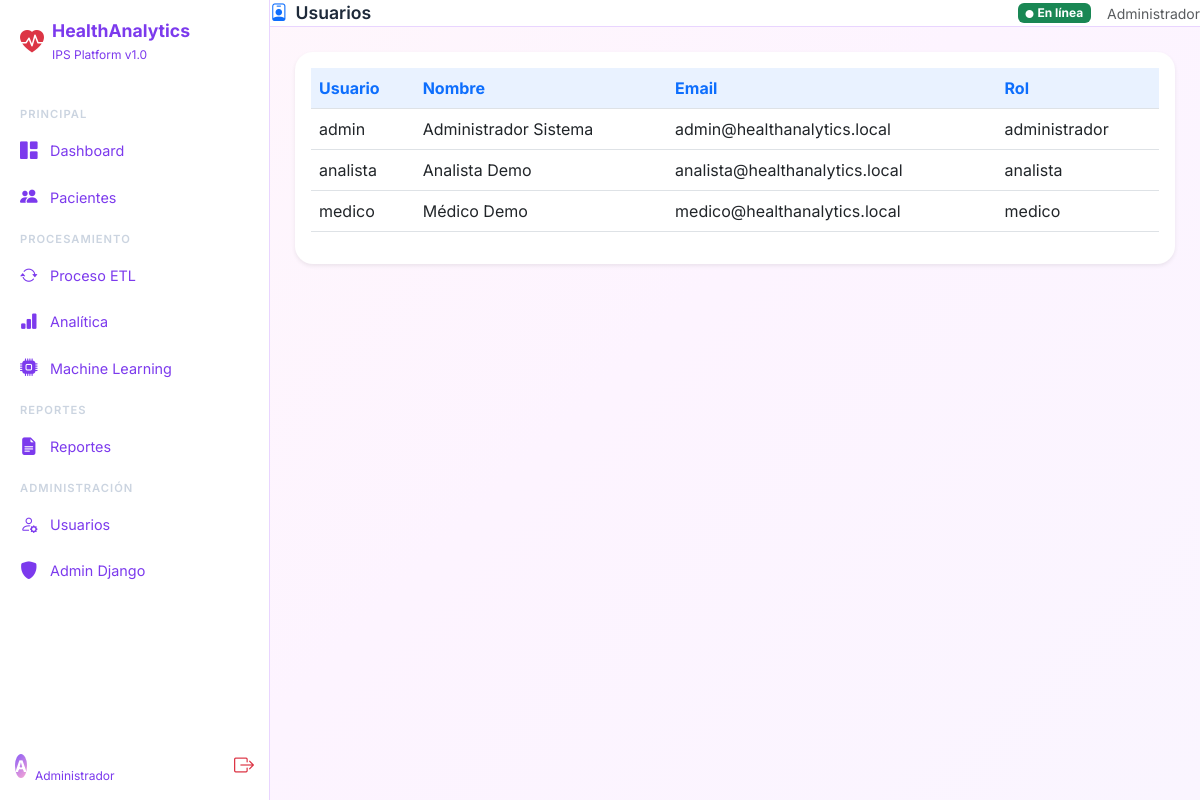
The page /dashboard/usuarios/ (signed in) on the database its author committed.
### authentication/models.py (models this page shows, shortened)
class Usuario(AbstractUser):
    ROL_CHOICES = [
        ('administrador', 'Administrador'),
        ('medico', 'Médico'),
        ('analista', 'Analista'),
    ]
    rol = models.CharField(max_length=20, choices=ROL_CHOICES, default='analista')
    telefono = models.CharField(max_length=20, blank=True, null=True)
    fecha_creacion = models.DateTimeField(auto_now_add=True)
    class Meta:
        verbose_name = 'Usuario'
        verbose_name_plural = 'Usuarios'
    @property
    def es_administrador(self):
        return self.rol == 'administrador'

### dashboard/views.py (the view)
# urls.py: path('usuarios/', views.usuarios, name='usuarios'),
@login_required
def usuarios(request):
    return render(
        request,
        'dashboard/usuarios.html',
        {
            'usuarios': Usuario.objects.all().order_by('username')
        }
    )

### templates/dashboard/usuarios.html (shortened to what this page needs)
{% extends 'base.html' %}
{% block page_title %}<i class="bi bi-person-badge me-2 text-primary"></i>Usuarios{% endblock %}
{% block content %}
<div class="card shadow-sm border-0"><div class="card-body table-responsive">
<table class="table"><thead><tr><th>Usuario</th><th>Nombre</th><th>Email</th><th>Rol</th></tr></thead><tbody>{% for u in usuarios %}<tr><td>{{ u.username }}</td><td>{{ u.first_name }} {{ u.last_name }}</td><td>{{ u.email }}</td><td>{{ u.rol }}</td></tr>{% endfor %}</tbody></table>
</div></div>
{% endblock %}

### templates/base.html (shortened to what this page needs)
<!DOCTYPE html>
<html lang="es">
<head>
    {% load static %}
    <link href="https://cdn.jsdelivr.net/npm/bootstrap@5.3.0/dist/css/bootstrap.min.css" rel="stylesheet">
    <link href="https://cdn.jsdelivr.net/npm/bootstrap-icons@1.11.0/font/bootstrap-icons.css" rel="stylesheet">
</head>
<body>
    {% if user.is_authenticated %}
    <nav class="sidebar">
        <div class="sidebar-brand">
            <div class="d-flex align-items-center gap-2">
                <i class="bi bi-heart-pulse-fill text-danger fs-4"></i>
                <div>
                    <h4>HealthAnalytics</h4>
                    <small>IPS Platform v1.0</small>
                </div>
            </div>
        </div>
        <div class="sidebar-nav">
            <div class="nav-section-title">Principal</div>
            <a href="{% url 'dashboard:index' %}" class="nav-link {% if request.resolver_match.url_name == 'index' and request.resolver_match.namespace == 'dashboard' %}active{% endif %}">
                <i class="bi bi-grid-1x2-fill"></i> Dashboard
            </a>
            <a href="{% url 'dashboard:pacientes' %}" class="nav-link">
                <i class="bi bi-people-fill"></i> Pacientes
            </a>
            <div class="nav-section-title">Procesamiento</div>
            <a href="{% url 'etl:index' %}" class="nav-link">
                <i class="bi bi-arrow-repeat"></i> Proceso ETL
            </a>
            <a href="{% url 'analytics:index' %}" class="nav-link">
                <i class="bi bi-bar-chart-fill"></i> Analítica
            </a>
            <a href="{% url 'ml:index' %}" class="nav-link">
                <i class="bi bi-cpu-fill"></i> Machine Learning
            </a>
            <div class="nav-section-title">Reportes</div>
            <a href="{% url 'reports:index' %}" class="nav-link">
                <i class="bi bi-file-earmark-text-fill"></i> Reportes
            </a>
            {% if user.es_administrador %}
            <div class="nav-section-title">Administración</div>
            <a href="{% url 'dashboard:usuarios' %}" class="nav-link">
                <i class="bi bi-person-gear"></i> Usuarios
            </a>
            <a href="/admin/" class="nav-link">
                <i class="bi bi-shield-fill"></i> Admin Django
            </a>
            {% endif %}
        </div>
        <div style="position:absolute;bottom:0;left:0;right:0;padding:15px;border-top:1px solid rgba(255,255,255,0.1);">
            <div class="d-flex align-items-center gap-2">
                <div class="rounded-circle d-flex align-items-center justify-content-center"
                     style="background:linear-gradient(135deg,#8B5CF6,#F9A8D4);">
                    <span class="text-white fw-bold">{{ user.username|first|upper }}</span>
                </div>
                <div>
                    <div class="text-white" style="font-size:0.85rem;font-weight:500;">{{ user.username }}</div>
                    <div style="color:var(--sidebar-text);font-size:0.75rem;">{{ user.get_rol_display }}</div>
                </div>
                <a href="{% url 'authentication:logout' %}" class="ms-auto text-danger" title="Cerrar sesión">
                    <i class="bi bi-box-arrow-right fs-5"></i>
                </a>
            </div>
        </div>
    </nav>
    <div class="main-content">
        <div class="topbar">
            <div class="d-flex align-items-center gap-3">
                <span class="topbar-title">{% block page_title %}Dashboard{% endblock %}</span>
            </div>
            <div class="d-flex align-items-center gap-3">
                <span class="badge bg-success">
                    <i class="bi bi-circle-fill me-1" style="font-size:0.5rem;"></i>En línea
                </span>
                <span class="text-muted small">{{ user.get_rol_display }}</span>
            </div>
        </div>
        <div class="content-area">
            {% block content %}{% endblock %}
        </div>
    </div>
    {% else %}
    {% block auth_content %}{% endblock %}
    {% endif %}
</body>
</html>

### templates/base.html (style rules this page uses)
:root { --primary: #A78BFA; --primary-dark: #8B5CF6; --primary-glow: rgba(167,139,250,0.25); --secondary: #F9A8D4; --danger: #FCA5A5; --warning: #FDE68A; --purple: #C4B5FD; --teal: #A7F3D0; --orange: #FDBA74; --sidebar-bg: #FFFFFF; --sidebar-border: #E9D5FF; --sidebar-hover: #FAF5FF; --bg-main: #FFF7FB; --bg-card: #FFFFFF; --bg-card-hover: #FDF4FF; --border-color: #E9D5FF; --text-primary: #4C1D95; --text-secondary: #7C3AED; --text-muted: #A78BFA; --sidebar-text: #7C3AED; --sidebar-width: 270px; }
body { background: linear-gradient( 135deg,#FFF7FB 0%,#FDF4FF 50%,#FAF5FF 100% ); font-family: 'Inter', sans-serif; color: #4C1D95; }
.sidebar { position: fixed; top: 0; left: 0; width: var(--sidebar-width); height: 100vh; background: #FFFFFF; border-right: 1px solid #E9D5FF; overflow-y: auto; z-index: 1000; display: flex; flex-direction: column; }
.sidebar-brand { padding: 20px 20px 15px; border-bottom: 1px solid rgba(255,255,255,0.1); }
.sidebar-brand h4 { color: #7C3AED; font-weight: 700; margin: 0; font-size: 1.1rem; }
.sidebar-brand small { color: var(--sidebar-text); font-size: 0.75rem; }
.sidebar-nav { padding: 15px 0; }
.nav-section-title { color: rgba(168,184,204,0.6); font-size: 0.7rem; font-weight: 600; text-transform: uppercase; letter-spacing: 1px; padding: 10px 20px 5px; }
.sidebar .nav-link { color: var(--sidebar-text); padding: 10px 20px; display: flex; align-items: center; gap: 10px; border-radius: 0; transition: all 0.2s; font-size: 0.9rem; }
.sidebar .nav-link i { font-size: 1.1rem; width: 20px; }
.main-content { margin-left: var(--sidebar-width); min-height: 100vh; }
.topbar { background: #FFFFFF; border-bottom: 1px solid #E9D5FF; display: flex; justify-content: space-between; align-items: center; position: sticky; top: 0; z-index: 100; }
.topbar-title { font-weight: 600; color: #1e2a3a; font-size: 1.1rem; }
.content-area { padding: 25px; }
.card { background: #FFFFFF; border: 1px solid #F3E8FF; border-radius: 18px; box-shadow: 0 8px 25px rgba(167,139,250,0.12); transition: all .3s ease; }
.table { background-color: #ffffff; }
.table th { background-color: #e9f2ff; color: #0d6efd; }
.table td { background-color: #ffffff; color: #212529; }

### rows shown on the page
Usuario: username|first "A", rol "Administrador", username "admin", first_name "Administrador", last_name "Sistema", email "admin@healthanalytics.local", rol "administrador"
Usuario: username "analista", first_name "Analista", last_name "Demo", email "analista@healthanalytics.local", rol "analista"
Usuario: username "medico", first_name "Médico", last_name "Demo", email "medico@healthanalytics.local", rol "medico"
